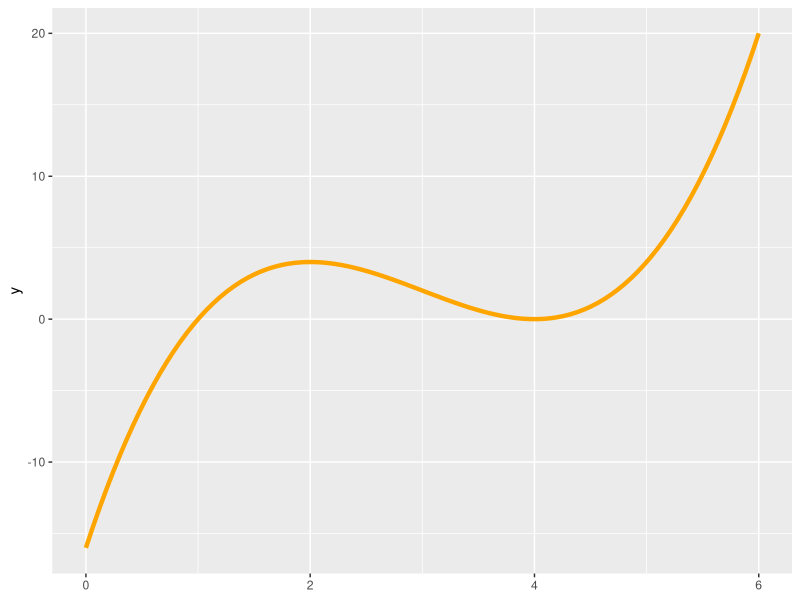
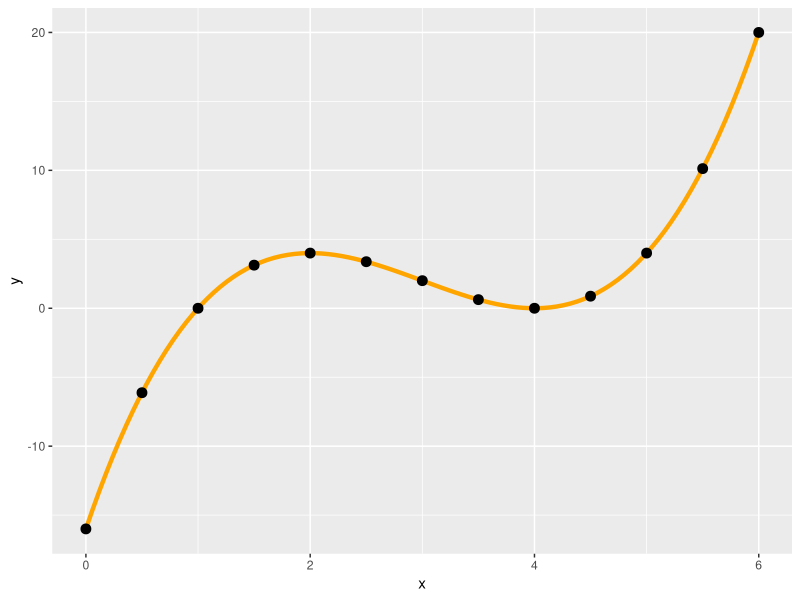
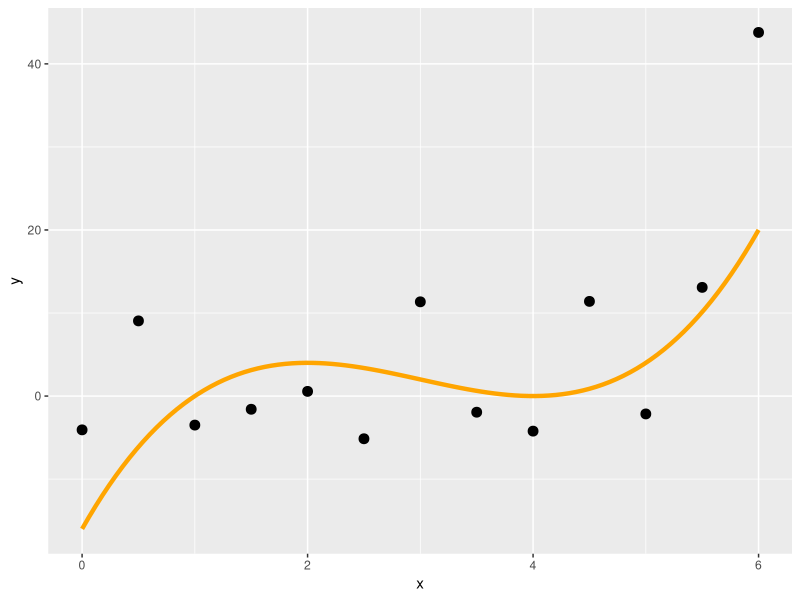
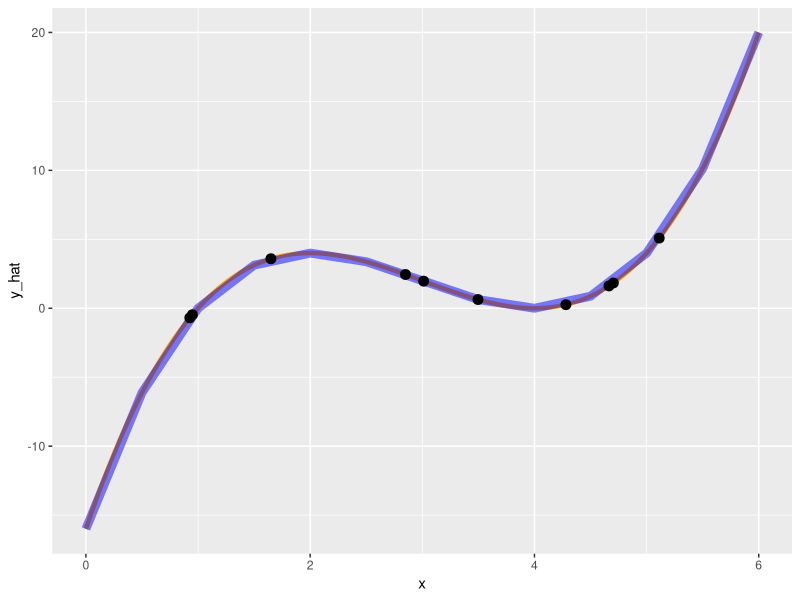
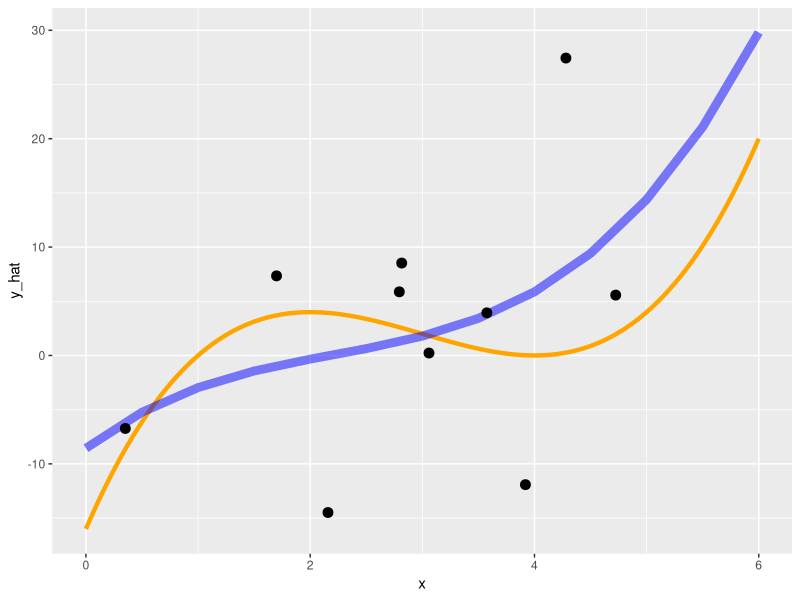
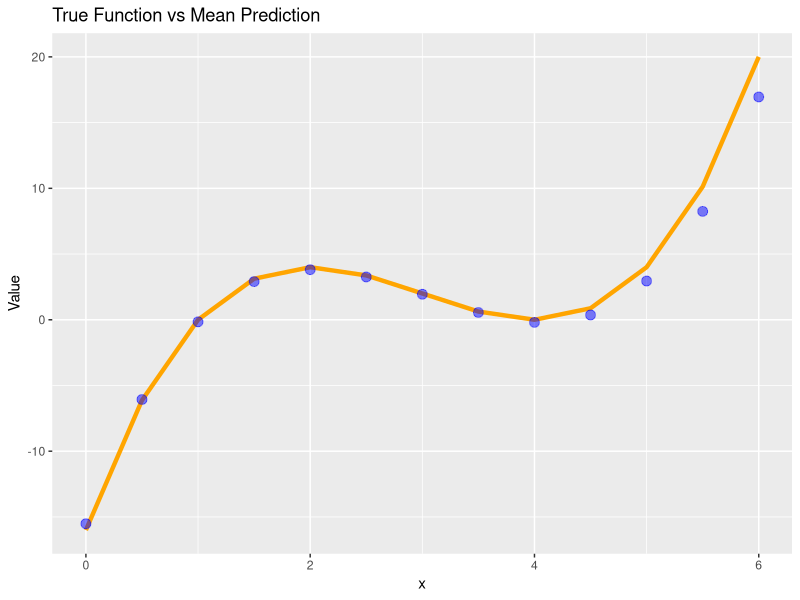

Reproduce these figures in R, in order.
## ---- chunk 1
library(tidyverse)
## ---- chunk 2
# Define f, the conditional expectation function (ground truth)
f <- function(x) -16 + 24*x - 9*x^2 + x^3
ggplot() +
  geom_function(fun = f, xlim = c(0, 6), color = "orange", linewidth = 1.5)
## ---- chunk 3
# Define draw, a function that draws a data sample
#   at    A vector of predictors x. If NULL (the default), predictors are drawn randomly between 0 and 6
#   sd    The standard deviation of epsilon
draw <- function(at = NULL, n, sd, fun = f) {
  if (is.null(at)) at <- runif(n = n, min = 0, max = 6) 
  tibble(x = at,
         f = f(x),
         epsilon = rnorm(n = length(x), mean = 0, sd = sd),
         y = f(x) + epsilon)
}
## ---- chunk 4
# `draw` mode 1: draw a sample of 5 observations, using random values of x
draw(n = 5, sd = 0)

## ---- chunk 5
# `draw` mode 2: draw a sample where the predictors are fixed at values from 0 to 6 in increments of 0.5
draw(at = seq(0,6,by = 0.5),
     sd = 10)

## ---- chunk 6
# Plot f and y with a data sample of size 13, no noise (sd = 0)
D = draw(at = seq(0,6,by = .5), sd = 0)
ggplot() +
  geom_function(fun = f, xlim = c(0, 6), color = "orange", linewidth = 1.5) +
  geom_point(data = D,aes(x = x,y = y),color = "black",size = 3 )
## ---- chunk 7
# Plot f and y with a data sample of size 13, more noise (sd = 10)
D = draw(at = seq(0,6,by = .5), sd = 10)

ggplot() +
  geom_function(fun = f, xlim = c(0, 6), color = "orange", linewidth = 1.5) +
  geom_point(data = D,aes(x = x,y = y),color = "black",size = 3 )

## ---- chunk 8
# Define f_hat, the machine learning algorithm. 
# Output
#   A data frame consisting of x from test_data and the corresponding predictions y_hat = f_hat(x)
f_hat <- function(test_data, training_data, deg) {
  y_hat <- lm(y ~ poly(x, degree = deg, raw = TRUE), data = training_data) %>% 
    predict.lm(newdata = test_data)
  mutate(test_data, y_hat = y_hat)
}
## ---- chunk 9
# Plot f with a training data and test data predictions
result = f_hat(
  test_data = draw(at = seq(0,6,by = 0.5),sd = 0),
  training_data = draw(n = 10, sd = 0),
  deg = 3
)
ggplot() +
  geom_function(fun = f, xlim = c(0,6),
                color = "orange", linewidth = 1.5) +
  geom_line(data = result, aes(x = x, y = y_hat),
            color = "blue", linewidth = 3, alpha = 0.5) +
  geom_point(data = draw(n = 10, sd = 0), aes(x = x, y = y),
             color = "black", size = 3)

## ---- chunk 10
# Plot f with a training data and test data predictions
set.seed(111)
test_data = draw(at = seq(0,6,by = 0.5),sd = 10)
training_data = draw(n = 10, sd = 10)
result = f_hat(
  test_data = test_data,
  training_data = training_data,
  deg = 3
)
ggplot() +
  geom_function(fun = f, xlim = c(0,6),
                color = "orange", linewidth = 1.5) +
  geom_line(data = result, aes(x = x, y = y_hat),
            color = "blue", linewidth = 3, alpha = 0.5) +
  geom_point(data = training_data, aes(x = x, y = y),
             color = "black", size = 3)

## ---- chunk 11
# How many iterations (start with 2 iterations, then increase to 1,000 once the code is working)
iters <- 1000
deg = 3
sd = 10
test_data = draw(at = seq(0, 6, by = 0.5), sd = 10, fun = f)

# Create an empty list to store the output from each iteration of the for loop
f_hat_list <- vector("list", iters)
for (i in 1:iters) {
  training_data = draw(n = 10, sd = sd, fun = f)  
  f_hat_list[[i]] = f_hat(test_data, training_data, deg)
}

head(f_hat_list[[1]])
## ---- chunk 12
all_pred <- dplyr::bind_rows(f_hat_list, .id = "iter")
f_hat_sum = all_pred %>%
  group_by(x) %>%
  summarise(
  y_hat_mean = mean(y_hat),
  f_mean = mean(f),
  mse = mean((y - y_hat)^2),
  noise = mean((y - f)^2),
  bias_squared = (f_mean - y_hat_mean)^2,
  variance = var(y_hat)
  )
f_hat_sum %>%
  mutate(check = noise + bias_squared + variance) %>%
  select(x,y_hat_mean,f_mean,noise,bias_squared,variance,check,mse)
  
## ---- chunk 13

ggplot(f_hat_sum, aes(x = x)) +
  
  geom_line(aes(y = f_mean), 
            color = "orange", linewidth = 1.5) +
  
  geom_point(aes(y = y_hat_mean), 
             color = "blue", size = 3, alpha = 0.5) +
  
  labs(x = "x", y = "Value",
       title = "True Function vs Mean Prediction")
  
## ---- chunk 14
library(tidyverse)
run_experiment <- function(deg, iters = 1000, sd = 10, n_train = 10) {
  test_data = draw(at = seq(0, 6, by = 0.5), sd = 0, fun = f)
  
  f_hat_list = vector("list", iters)
  for (i in 1:iters) {
    training_data = draw(n = n_train, sd = sd, fun = f)
    f_hat_list[[i]] = f_hat(test_data, training_data, deg)
  }
  all_pred = dplyr::bind_rows(f_hat_list, .id = "iter")
  
  summary = all_pred %>%
    group_by(x) %>%
    summarise(
      f_mean = mean(f),
      y_hat_mean = mean(y_hat),
      mse = mean((y - y_hat)^2),
      noise = mean((y - f)^2),
      bias_sq = (mean(f) - mean(y_hat))^2,
      variance = var(y_hat),
    )

  summary %>%
    summarise(
      avg_mse = mean(mse),
      avg_noise = mean(noise),
      avg_bias_sq = mean(bias_sq),
      avg_var = mean(variance)
    ) %>%
    mutate(deg = deg)
}

# run for cubic (deg=3) and linear (deg=1)
results = bind_rows(
  run_experiment(deg = 3, iters = 1000, sd = 10),
  run_experiment(deg = 1, iters = 1000, sd = 10)
)

results
